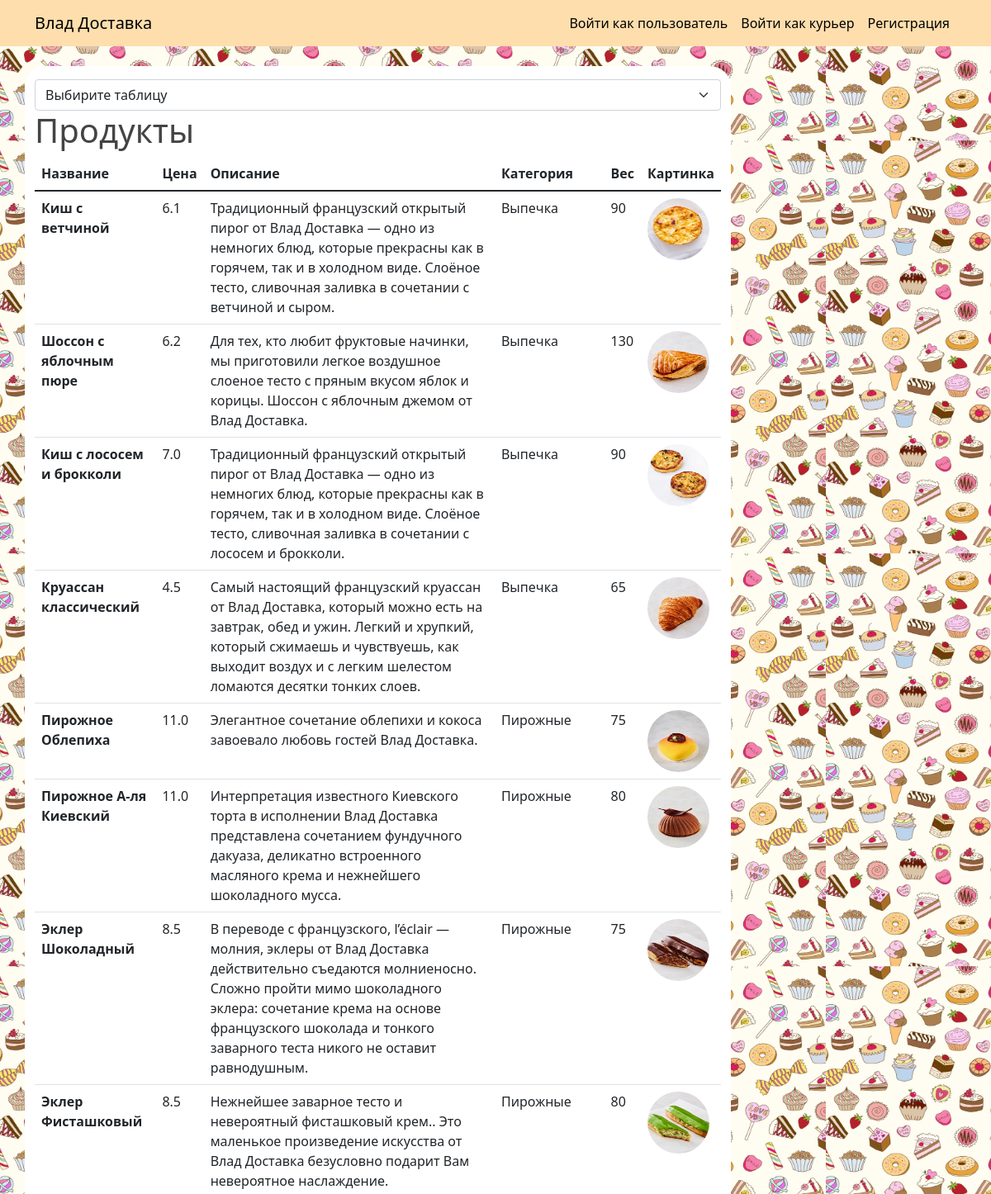
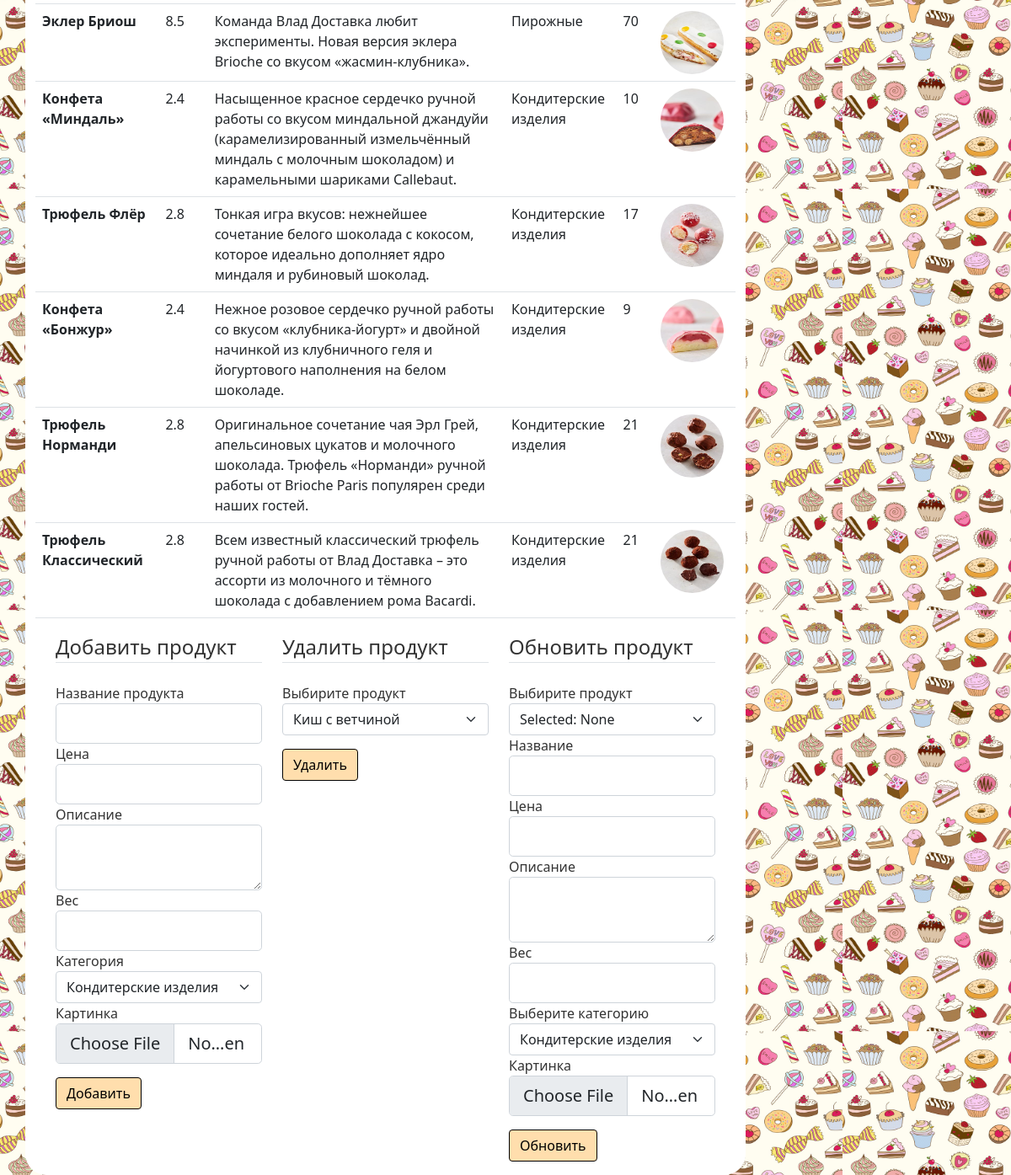
/admin_tables/products/, run on the app's committed database (2 pictures, top to bottom).
### bd_project/models.py (models this page shows, shortened)
class BaseModel(Model):
    id = PrimaryKeyField(unique=True)
    class Meta:
        database = db
        order_by = 'id'

class Product(BaseModel):
    name = CharField(unique=True, null=False)
    price = DoubleField(null=False)
    description = TextField(null=False)
    weight = IntegerField(null=False)
    image = CharField(null=False)
    category = ForeignKeyField(Categories, backref='category')
    class Meta:
        db_table = 'Products'

### bd_project/admin_products_table/routes.py (the view)
@admin_products_table.route('/admin_tables/products/', methods=['GET'])
def products_table():
    selected_product = 'None'
    add_form, delete_form, update_form, products = init_forms()
    add_form.category_add.choices = [(category.id, category.category) for category in Categories.select()]
    update_form.category_update.choices = [(category.id, category.category) for category in Categories.select()]
    delete_form.select_delete.choices = [(product.id, product.name) for product in products]
    return render_template('admin_pages/table_products.html', add_form=add_form, delete_form=delete_form,
                           update_form=update_form, products=products, selected_product=selected_product)

### bd_project/admin_products_table/forms.py (shortened to what this page needs)
class AddProductForm(FlaskForm):
    name_add = StringField('Название продукта',
                           validators=[DataRequired()])
    price_add = FloatField('Цена', validators=[DataRequired()])
    description_add = TextAreaField('Описание', validators=[DataRequired()])
    weight_add = IntegerField('Вес', validators=[DataRequired()])
    category_add = SelectField('Категория', coerce=int)
    image_add = FileField('Картинка')
    submit_add = SubmitField('Добавить')

class DeleteProductForm(FlaskForm):
    select_delete = SelectField('Выбирите продукт', coerce=int)
    submit_delete = SubmitField('Удалить')

### bd_project/admin_products_table/utils.py (called while the page is built)
def init_forms():
    add_form = AddProductForm()
    delete_form = DeleteProductForm()
    update_form = UpdateProductForm()
    products = Product.select()
    return add_form, delete_form, update_form, products

### bd_project/templates/admin_pages/table_products.html (shortened to what this page needs)
{% extends "admin_pages/admin.html" %}
{% block table %}
<body>
<h1>Продукты</h1>
<table class="table table">
    <thead>
    <tr>
        <th scope="col">Название</th>
        <th scope="col">Цена</th>
        <th scope="col">Описание</th>
        <th scope="col">Категория</th>
        <th scope="col">Вес</th>
        <th scope="col">Картинка</th>
    </tr>
    </thead>
    <tbody>
    {% for product in products %}
    <tr>
        <th scope="row">{{ product.name }}</th>
        <td>{{ product.price }}</td>
        <td>{{ product.description }}</td>
        <td>{{ product.category.category }}</td>
        <td>{{ product.weight }}</td>
        <td><img class="rounded-circle image-size" src="{{ url_for('static',filename='food_pics/' + product.image) }}"></td>
    </tr>
    {% endfor %}
    </tbody>
</table>
<div class="container">
    <div class="row">
        <div class="col">
            <form method="post" action="{{ url_for('admin_products_table.product_creation') }} "
                  enctype="multipart/form-data">
                <fieldset class="form-group">
                    <legend class="border-bottom mb-4">Добавить продукт</legend>
                    <div class="form-group">
                        {{ add_form.name_add.label(class="form-control-label") }}
                        {% if add_form.name_add.errors %}
                        {{ add_form.name_add(class="form-control form-control-lg is-invalid") }}
                        <div class="invalid-feedback">
                            {% for error in add_form.name_add.errors %}
                            <span>{{ error }}</span>
                            {% endfor %}
                        </div>
                        {% else %}
                        {{ add_form.name_add(class="form-control form-control-lg") }}
                        {% endif %}
                    </div>
                    <div class="form-group">
                        {{ add_form.price_add.label(class="form-control-label") }}
                        {% if add_form.price_add.errors %}
                        {{ add_form.price_add(class="form-control form-control-lg is-invalid") }}
                        <div class="invalid-feedback">
                            {% for error in add_form.price_add.errors %}
                            <span>{{ error }}</span>
                            {% endfor %}
                        </div>
                        {% else %}
                        {{ add_form.price_add(class="form-control form-control-lg") }}
                        {% endif %}
                    </div>
                    <div class="form-group">
                        {{ add_form.description_add.label(class="form-control-label") }}
                        {% if add_form.description_add.errors %}
                        {{ add_form.description_add(class="form-control form-control-lg is-invalid") }}
                        <div class="invalid-feedback">
                            {% for error in add_form.description_add.errors %}
                            <span>{{ error }}</span>
                            {% endfor %}
                        </div>
                        {% else %}
                        {{ add_form.description_add(class="form-control form-control-lg") }}
                        {% endif %}
                    </div>
                    <div class="form-group">
                        {{ add_form.weight_add.label(class="form-control-label") }}
                        {% if add_form.weight_add.errors %}
                        {{ add_form.weight_add(class="form-control form-control-lg is-invalid") }}
                        <div class="invalid-feedback">
                            {% for error in add_form.weight_add.errors %}
                            <span>{{ error }}</span>
                            {% endfor %}
                        </div>
                        {% else %}
                        {{ add_form.weight_add(class="form-control form-control-lg") }}
                        {% endif %}
                    </div>
                    <div class="form-group">
                        {{ add_form.category_add.label(class="form-control-label") }}
                        {{ add_form.category_add(class="form-select") }}
                    </div>
                    <div class="form-group">
                        {{ add_form.image_add.label(class="form-control-label") }}
                        {{ add_form.image_add(class="form-control-file form-control form-control-lg") }}
                    </div>
                    <div class="form-group pt-3">
                        {{ add_form.submit_add(class="btn btn-outline-info") }}
                    </div>
                </fieldset>
            </form>
        </div>
        <div class="col">
            <form method="post" action="{{ url_for('admin_products_table.product_removing') }} "
                  enctype="multipart/form-data">
                <fieldset class="form-group">
                    <legend class="border-bottom mb-4">Удалить продукт</legend>
                    <div class="form-group">
                        {{ delete_form.select_delete.label(class="form-control-label") }}
                        {{ delete_form.select_delete(class="form-select") }}
                    </div>
                    <div class="form-group pt-3">
                        {{ delete_form.submit_delete(class="btn btn-outline-info") }}
                    </div>
                </fieldset>
            </form>
        </div>
        <div class="col">
            <form method="post" action=""
                  enctype="multipart/form-data">
                <fieldset class="form-group">
                    <legend class="border-bottom mb-4">Обновить продукт</legend>
                    <label class="form-control-label">Выбирите продукт</label>
                    <select class="form-select " onchange="location = this.value;" name="forma">
                        <option selected>Selected: {{ selected_product }}</option>
                    </select>
                    <div class="form-group">
                        {{ update_form.name_update.label(class="form-control-label") }}
                        {% if update_form.name_update.errors %}
                        {{ update_form.name_update(class="form-control form-control-lg is-invalid") }}
                        <div class="invalid-feedback">
                            {% for error in update_form.name_update.errors %}
                            <span>{{ error }}</span>
                            {% endfor %}
                        </div>
                        {% else %}
                        {{ update_form.name_update(class="form-control form-control-lg") }}
                        {% endif %}
                    </div>
                    <div class="form-group">
                        {{ update_form.price_update.label(class="form-control-label") }}
                        {% if update_form.price_update.errors %}
                        {{ update_form.price_update(class="form-control form-control-lg is-invalid") }}
                        <div class="invalid-feedback">
                            {% for error in update_form.price_update.errors %}
                            <span>{{ error }}</span>
                            {% endfor %}
                        </div>
                        {% else %}
                        {{ update_form.price_update(class="form-control form-control-lg") }}
                        {% endif %}
                    </div>
                    <div class="form-group">
                        {{ update_form.description_update.label(class="form-control-label") }}
                        {% if update_form.description_update.errors %}
                        {{ update_form.description_update(class="form-control form-control-lg is-invalid") }}
                        <div class="invalid-feedback">
                            {% for error in update_form.description_update.errors %}
                            <span>{{ error }}</span>
                            {% endfor %}
                        </div>
                        {% else %}
                        {{ update_form.description_update(class="form-control form-control-lg") }}
                        {% endif %}
                    </div>
                    <div class="form-group">
                        {{ update_form.weight_update.label(class="form-control-label") }}
                        {% if update_form.weight_update.errors %}
                        {{ update_form.weight_update(class="form-control form-control-lg is-invalid") }}
                        <div class="invalid-feedback">
                            {% for error in update_form.weight_update.errors %}
                            <span>{{ error }}</span>
                            {% endfor %}
                        </div>
                        {% else %}
                        {{ update_form.weight_update(class="form-control form-control-lg") }}
                        {% endif %}
                    </div>
                     <div class="form-group">
                        {{ update_form.category_update.label(class="form-control-label") }}
                        {{ update_form.category_update(class="form-select") }}
                    </div>
                    <div class="form-group">
                        {{ update_form.image_update.label(class="form-control-label") }}
                        {{ update_form.image_update(class="form-control-file form-control form-control-lg") }}
                    </div>
                    <div class="form-group pt-3">
                        {{ update_form.submit_update(class="btn btn-outline-info") }}
                    </div>
                </fieldset>
            </form>
        </div>
    </div>
</div>
</body>
{% endblock table %}

### bd_project/static/main.css (style rules this page uses)
body { background: #fafafa; color: #333333; margin-top: 5rem; }
h1, h2, h3, h4, h5, h6 { color: #444444; }
.image-size { height: 75px; width: 75px; }
.btn-outline-info { background: #FFDEAD; color: black; border: 1px solid black; }
body { background-image: url("../static/background.png"); background-position: left, right; background-repeat: repeat; background-size: 1000px 500px; }

### data on the page
Product: name "Киш с ветчиной", price "6.1", description "Традиционный французский открытый пирог от Влад Доставка — одно из немногих блюд, которые прекрасны как в горячем, так и в холодном виде. Слоёное тесто, сливочная заливка в сочетании с ветчиной и сыром.", category.category "Выпечка", weight "90", image (picture)
Product: name "Шоссон с яблочным пюре", price "6.2", description "Для тех, кто любит фруктовые начинки, мы приготовили легкое воздушное слоеное тесто с пряным вкусом яблок и корицы. Шоссон с яблочным джемом от Влад Доставка.", category.category "Выпечка", weight "130", image (picture)
Product: name "Киш с лососем и брокколи", price "7.0", description "Традиционный французский открытый пирог от Влад Доставка — одно из немногих блюд, которые прекрасны как в горячем, так и в холодном виде. Слоёное тесто, сливочная заливка в сочетании с лососем и брокколи.", category.category "Выпечка", weight "90", image (picture)
Product: name "Круассан классический", price "4.5", description "Самый настоящий французский круассан от Влад Доставка, который можно есть на завтрак, обед и ужин. Легкий и хрупкий, который сжимаешь и чувствуешь, как выходит воздух и с легким шелестом ломаются десятки тонких слоев.", category.category "Выпечка", weight "65", image (picture)
Product: name "Пирожное Облепиха", price "11.0", description "Элегантное сочетание облепихи и кокоса завоевало любовь гостей Влад Доставка.", category.category "Пирожные", weight "75", image (picture)
Product: name "Пирожное А-ля Киевский", price "11.0", description "Интерпретация известного Киевского торта в исполнении Влад Доставка представлена сочетанием фундучного дакуаза, деликатно встроенного масляного крема и нежнейшего шоколадного мусса.", category.category "Пирожные", weight "80", image (picture)
Product: name "Эклер Шоколадный", price "8.5", description "В переводе с французского, l’éclair — молния, эклеры от Влад Доставка действительно съедаются молниеносно. Сложно пройти мимо шоколадного эклера: сочетание крема на основе французского шоколада и тонкого заварного теста никого не оставит равнодушным.", category.category "Пирожные", weight "75", image (picture)
Product: name "Эклер Фисташковый", price "8.5", description "Нежнейшее заварное тесто и невероятный фисташковый крем.. Это маленькое произведение искусства от Влад Доставка безусловно подарит Вам невероятное наслаждение.", category.category "Пирожные", weight "80", image (picture)
Product: name "Эклер Бриош", price "8.5", description "Команда Влад Доставка любит эксперименты. Новая версия эклера Brioche со вкусом «жасмин-клубника».", category.category "Пирожные", weight "70", image (picture)
Product: name "Конфета «Миндаль»", price "2.4", description "Насыщенное красное сердечко ручной работы со вкусом миндальной джандуйи (карамелизированный измельчённый миндаль с молочным шоколадом) и карамельными шариками Callebaut.", category.category "Кондитерские изделия", weight "10", image (picture)
Product: name "Трюфель Флёр", price "2.8", description "Тонкая игра вкусов: нежнейшее сочетание белого шоколада с кокосом, которое идеально дополняет ядро миндаля и рубиновый шоколад.", category.category "Кондитерские изделия", weight "17", image (picture)
Product: name "Конфета «Бонжур»", price "2.4", description "Нежное розовое сердечко ручной работы со вкусом «клубника-йогурт» и двойной начинкой из клубничного геля и йогуртового наполнения на белом шоколаде.", category.category "Кондитерские изделия", weight "9", image (picture)
Product: name "Трюфель Норманди", price "2.8", description "Оригинальное сочетание чая Эрл Грей, апельсиновых цукатов и молочного шоколада. Трюфель «Норманди» ручной работы от Brioche Paris популярен среди наших гостей.", category.category "Кондитерские изделия", weight "21", image (picture)
Product: name "Трюфель Классический", price "2.8", description "Всем известный классический трюфель ручной работы от Влад Доставка – это ассорти из молочного и тёмного шоколада с добавлением рома Bacardi.", category.category "Кондитерские изделия", weight "21", image (picture)

### other printed values
{{ add_form.name_add.label(class="form-control-label") }} "Название продукта"
{{ add_form.price_add.label(class="form-control-label") }} "Цена"
{{ add_form.description_add.label(class="form-control-label") }} "Описание"
{{ add_form.weight_add.label(class="form-control-label") }} "Вес"
{{ add_form.category_add.label(class="form-control-label") }} "Категория"
{{ add_form.image_add.label(class="form-control-label") }} "Картинка"
{{ delete_form.select_delete.label(class="form-control-label") }} "Выбирите продукт"
{{ update_form.name_update.label(class="form-control-label") }} "Название"
{{ update_form.price_update.label(class="form-control-label") }} "Цена"
{{ update_form.description_update.label(class="form-control-label") }} "Описание"
{{ update_form.weight_update.label(class="form-control-label") }} "Вес"
{{ update_form.category_update.label(class="form-control-label") }} "Выберите категорию"
{{ update_form.image_update.label(class="form-control-label") }} "Картинка"
